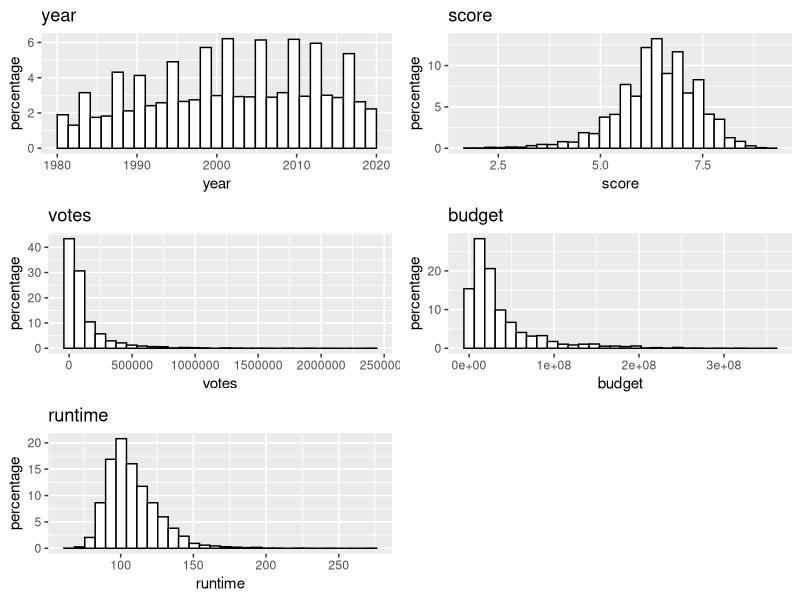

Write R code to recreate this figure.
## ---- chunk 1
knitr::opts_chunk$set(echo = TRUE)
## ---- chunk 2
library(dplyr)   
library(readr)  
library(ggplot2)
#library(statsr)
library(gridExtra)
library(corrplot)
library(tidyr)
## ---- chunk 3
movieset <- read.csv("output.csv")
print(movieset)
## ---- chunk 4

p1 <- ggplot(aes(x=year), data=movieset) + 
  geom_histogram(aes(y=100*(..count..)/sum(..count..)), color='black', fill='white') + ylab('percentage') + ggtitle('year')
p2 <- ggplot(aes(x=score), data=movieset) +
  geom_histogram(aes(y=100*(..count..)/sum(..count..)), color='black', fill='white') + ylab('percentage') + ggtitle('score')
p3 <- ggplot(aes(x=votes), data=movieset) +
  geom_histogram(aes(y=100*(..count..)/sum(..count..)), color='black', fill='white') + ylab('percentage') + ggtitle('votes')
p4 <- ggplot(aes(x=budget), data=movieset) +
  geom_histogram(aes(y=100*(..count..)/sum(..count..)), color='black', fill='white') + ylab('percentage') + ggtitle('budget')
p5 <- ggplot(aes(x=runtime), data=movieset) +
  geom_histogram(aes(y=100*(..count..)/sum(..count..)), color='black', fill='white') + ylab('percentage') + ggtitle('runtime')
grid.arrange(p1, p2, p3, p4, p5, ncol=2)

## ---- chunk 5

